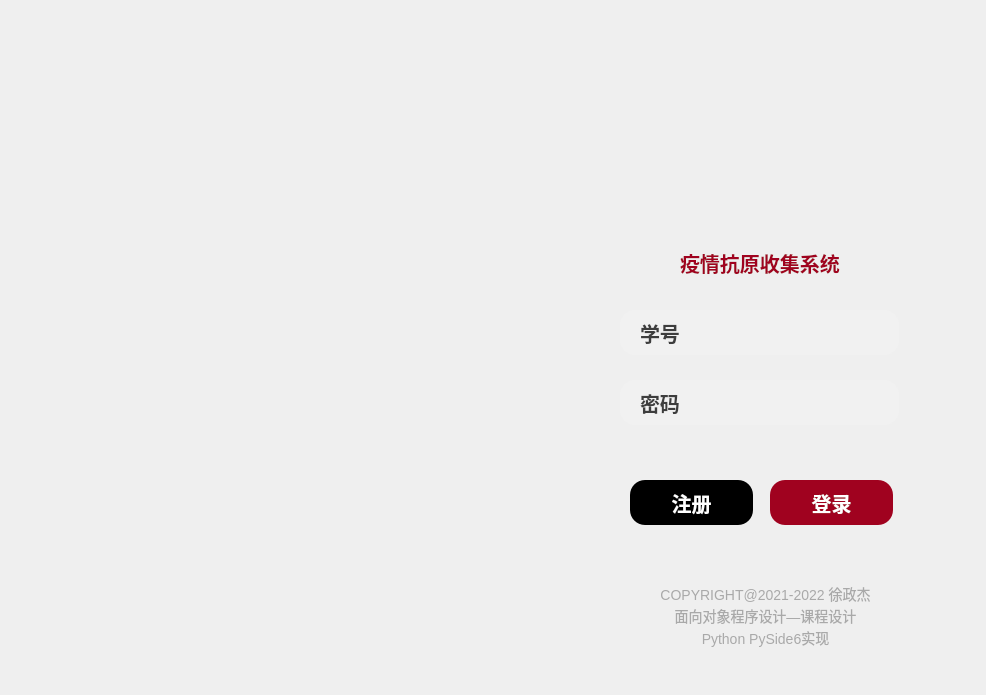
<?xml version="1.0" encoding="UTF-8"?>
<ui version="4.0">
 <class>LoginWindow</class>
 <widget class="QMainWindow" name="LoginWindow">
  <property name="geometry">
   <rect>
    <x>0</x>
    <y>0</y>
    <width>986</width>
    <height>695</height>
   </rect>
  </property>
  <property name="windowTitle">
   <string>MainWindow</string>
  </property>
  <widget class="QWidget" name="centralwidget">
   <widget class="QLabel" name="label_backwhite">
    <property name="geometry">
     <rect>
      <x>30</x>
      <y>40</y>
      <width>910</width>
      <height>619</height>
     </rect>
    </property>
    <property name="styleSheet">
     <string notr="true">border-image: url(:/images/images/底层.png);
box-shadow: 2px 2px 2px 1px rgba(0, 0, 0, 0.2);</string>
    </property>
    <property name="text">
     <string/>
    </property>
   </widget>
   <widget class="QLabel" name="leftpic">
    <property name="geometry">
     <rect>
      <x>30</x>
      <y>40</y>
      <width>545</width>
      <height>619</height>
     </rect>
    </property>
    <property name="styleSheet">
     <string notr="true">border-image: url(:/images/images/微信图片_20220503191141.png);</string>
    </property>
    <property name="text">
     <string/>
    </property>
   </widget>
   <widget class="QLabel" name="label_donghualogo">
    <property name="geometry">
     <rect>
      <x>630</x>
      <y>150</y>
      <width>248</width>
      <height>76</height>
     </rect>
    </property>
    <property name="styleSheet">
     <string notr="true">border-image: url(:/icons/icons/资源 1.png);</string>
    </property>
    <property name="text">
     <string/>
    </property>
   </widget>
   <widget class="QLabel" name="label_bigtitle">
    <property name="geometry">
     <rect>
      <x>680</x>
      <y>250</y>
      <width>160</width>
      <height>26</height>
     </rect>
    </property>
    <property name="styleSheet">
     <string notr="true">font-size:20px;
font-weight:bold;
font-family:'Microsoft Yahei';
color:#a0021f;</string>
    </property>
    <property name="text">
     <string>疫情抗原收集系统</string>
    </property>
   </widget>
   <widget class="QLabel" name="label_student_input_back">
    <property name="geometry">
     <rect>
      <x>620</x>
      <y>310</y>
      <width>279</width>
      <height>45</height>
     </rect>
    </property>
    <property name="styleSheet">
     <string notr="true">border-radius:15px;
background-color:#f1f1f1;</string>
    </property>
    <property name="text">
     <string/>
    </property>
   </widget>
   <widget class="QLabel" name="label_password_input_back">
    <property name="geometry">
     <rect>
      <x>620</x>
      <y>380</y>
      <width>279</width>
      <height>45</height>
     </rect>
    </property>
    <property name="styleSheet">
     <string notr="true">border-radius:15px;
background-color:#f1f1f1;</string>
    </property>
    <property name="text">
     <string/>
    </property>
   </widget>
   <widget class="QLabel" name="label_student_input_label">
    <property name="geometry">
     <rect>
      <x>640</x>
      <y>320</y>
      <width>40</width>
      <height>26</height>
     </rect>
    </property>
    <property name="styleSheet">
     <string notr="true">color:#3d3d3d;
font-family:'Microsoft Yahei';
font-weight:bold;
font-size:20px;</string>
    </property>
    <property name="text">
     <string>学号</string>
    </property>
   </widget>
   <widget class="QLabel" name="label_password_input_label">
    <property name="geometry">
     <rect>
      <x>640</x>
      <y>390</y>
      <width>40</width>
      <height>26</height>
     </rect>
    </property>
    <property name="styleSheet">
     <string notr="true">color:#3d3d3d;
font-family:'Microsoft Yahei';
font-weight:bold;
font-size:20px;</string>
    </property>
    <property name="text">
     <string>密码</string>
    </property>
   </widget>
   <widget class="QPushButton" name="pushButton_regist">
    <property name="geometry">
     <rect>
      <x>630</x>
      <y>480</y>
      <width>123</width>
      <height>45</height>
     </rect>
    </property>
    <property name="cursor">
     <cursorShape>PointingHandCursor</cursorShape>
    </property>
    <property name="styleSheet">
     <string notr="true">background-color:black;
border-radius:15px;
color:white;
font-family:'Microsoft Yahei';
font-weight:bold;
font-size:20px;</string>
    </property>
    <property name="text">
     <string>注册</string>
    </property>
   </widget>
   <widget class="QPushButton" name="pushButton_login">
    <property name="geometry">
     <rect>
      <x>770</x>
      <y>480</y>
      <width>123</width>
      <height>45</height>
     </rect>
    </property>
    <property name="cursor">
     <cursorShape>PointingHandCursor</cursorShape>
    </property>
    <property name="styleSheet">
     <string notr="true">background-color:#a0021f;
border-radius:15px;
color:white;
font-family:'Microsoft Yahei';
font-weight:bold;
font-size:20px;</string>
    </property>
    <property name="text">
     <string>登录</string>
    </property>
   </widget>
   <widget class="QLabel" name="label_smalltext">
    <property name="geometry">
     <rect>
      <x>650</x>
      <y>580</y>
      <width>231</width>
      <height>71</height>
     </rect>
    </property>
    <property name="styleSheet">
     <string notr="true">text-align:center;
font-family:'Microsoft Yahei';
font-weight:light;
font-size:14px;
color:#A9A9A9;</string>
    </property>
    <property name="text">
     <string>COPYRIGHT@2021-2022 徐政杰
面向对象程序设计—课程设计
Python PySide6实现</string>
    </property>
    <property name="alignment">
     <set>Qt::AlignCenter</set>
    </property>
   </widget>
   <widget class="QLineEdit" name="lineEdit_student_input">
    <property name="geometry">
     <rect>
      <x>700</x>
      <y>320</y>
      <width>181</width>
      <height>26</height>
     </rect>
    </property>
    <property name="styleSheet">
     <string notr="true">background-color:transparent;
border:0px;
font-size:20px;
color:black;
selection-color: #cdcdcd;</string>
    </property>
    <property name="text">
     <string/>
    </property>
    <property name="placeholderText">
     <string/>
    </property>
   </widget>
   <widget class="QLineEdit" name="lineEdit_password_input">
    <property name="geometry">
     <rect>
      <x>700</x>
      <y>390</y>
      <width>181</width>
      <height>26</height>
     </rect>
    </property>
    <property name="styleSheet">
     <string notr="true">background-color:transparent;
border:0px;
font-size:20px;
color:black;</string>
    </property>
    <property name="text">
     <string/>
    </property>
    <property name="placeholderText">
     <string/>
    </property>
   </widget>
   <widget class="QPushButton" name="pushButton_shutdown">
    <property name="geometry">
     <rect>
      <x>880</x>
      <y>60</y>
      <width>35</width>
      <height>35</height>
     </rect>
    </property>
    <property name="cursor">
     <cursorShape>ClosedHandCursor</cursorShape>
    </property>
    <property name="styleSheet">
     <string notr="true">image: url(:/icons/icons/关闭.png);
border:0;
background-color:transparent;</string>
    </property>
    <property name="text">
     <string/>
    </property>
   </widget>
   <widget class="QPushButton" name="pushButton_minimize">
    <property name="geometry">
     <rect>
      <x>838</x>
      <y>63</y>
      <width>30</width>
      <height>30</height>
     </rect>
    </property>
    <property name="cursor">
     <cursorShape>PointingHandCursor</cursorShape>
    </property>
    <property name="styleSheet">
     <string notr="true">image: url(:/icons/icons/最小化.png);
border:0;
background-color:transparent;</string>
    </property>
    <property name="text">
     <string/>
    </property>
   </widget>
   <zorder>label_backwhite</zorder>
   <zorder>label_bigtitle</zorder>
   <zorder>label_donghualogo</zorder>
   <zorder>leftpic</zorder>
   <zorder>label_student_input_back</zorder>
   <zorder>label_password_input_back</zorder>
   <zorder>label_student_input_label</zorder>
   <zorder>label_password_input_label</zorder>
   <zorder>pushButton_regist</zorder>
   <zorder>pushButton_login</zorder>
   <zorder>label_smalltext</zorder>
   <zorder>lineEdit_student_input</zorder>
   <zorder>lineEdit_password_input</zorder>
   <zorder>pushButton_shutdown</zorder>
   <zorder>pushButton_minimize</zorder>
  </widget>
 </widget>
 <resources>
  <include location="resource.qrc"/>
 </resources>
 <connections/>
</ui>
